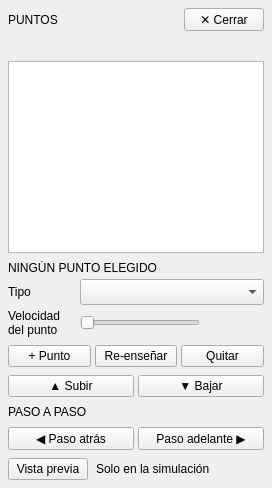
              <widget class="QFrame" name="FONDO_PUNTOS">
                <property name="minimumSize">
                  <size>
                    <width>272</width>
                    <height>0</height>
                  </size>
                </property>
                <property name="maximumSize">
                  <size>
                    <width>272</width>
                    <height>16777215</height>
                  </size>
                </property>
                <property name="rol" stdset="0">
                  <string>panel</string>
                </property>
                <layout class="QVBoxLayout" name="lay_puntos" stretch="0,0,1,0,0,0,0,0,0">
                  <property name="leftMargin">
                    <number>8</number>
                  </property>
                  <property name="topMargin">
                    <number>8</number>
                  </property>
                  <property name="rightMargin">
                    <number>8</number>
                  </property>
                  <property name="bottomMargin">
                    <number>8</number>
                  </property>
                  <property name="spacing">
                    <number>8</number>
                  </property>
                  <item>
                    <layout class="QHBoxLayout" name="lay_puntos_cabeza">
                      <property name="leftMargin">
                        <number>0</number>
                      </property>
                      <property name="topMargin">
                        <number>0</number>
                      </property>
                      <property name="rightMargin">
                        <number>0</number>
                      </property>
                      <property name="bottomMargin">
                        <number>0</number>
                      </property>
                      <property name="spacing">
                        <number>8</number>
                      </property>
                      <item>
                        <widget class="QLabel" name="ETIQUETA_PUNTOS">
                          <property name="text">
                            <string>PUNTOS</string>
                          </property>
                          <property name="rol" stdset="0">
                            <string>seccion</string>
                          </property>
                        </widget>
                      </item>
                      <item>
                        <spacer name="resorte_puntos">
                          <property name="orientation">
                            <enum>Qt::Horizontal</enum>
                          </property>
                          <property name="sizeHint">
                            <size>
                              <width>8</width>
                              <height>8</height>
                            </size>
                          </property>
                        </spacer>
                      </item>
                      <item>
                        <widget class="QPushButton" name="BTN_CERRAR_PUNTOS">
                          <property name="text">
                            <string>✕ Cerrar</string>
                          </property>
                          <property name="toolTip">
                            <string>Cierra el editor y vuelve a mostrar la visión</string>
                          </property>
                          <property name="rol" stdset="0">
                            <string>mini</string>
                          </property>
                        </widget>
                      </item>
                    </layout>
                  </item>
                  <item>
                    <widget class="QLabel" name="NOTA_PUNTOS">
                      <property name="sizePolicy">
                        <sizepolicy hsizetype="Ignored" vsizetype="Preferred">
                          <horstretch>0</horstretch>
                          <verstretch>0</verstretch>
                        </sizepolicy>
                      </property>
                      <property name="text">
                        <string></string>
                      </property>
                      <property name="rol" stdset="0">
                        <string>nota</string>
                      </property>
                    </widget>
                  </item>
                  <item>
                    <widget class="QListWidget" name="LISTA_PUNTOS">
                    </widget>
                  </item>
                  <item>
                    <layout class="QGridLayout" name="lay_punto_elegido" columnstretch="0,1,0">
                      <property name="leftMargin">
                        <number>0</number>
                      </property>
                      <property name="topMargin">
                        <number>0</number>
                      </property>
                      <property name="rightMargin">
                        <number>0</number>
                      </property>
                      <property name="bottomMargin">
                        <number>0</number>
                      </property>
                      <property name="horizontalSpacing">
                        <number>8</number>
                      </property>
                      <property name="verticalSpacing">
                        <number>4</number>
                      </property>
                      <item row="0" column="0" colspan="3">
                        <widget class="QLabel" name="SUB_PUNTO_ELEGIDO">
                          <property name="text">
                            <string>NINGÚN PUNTO ELEGIDO</string>
                          </property>
                          <property name="rol" stdset="0">
                            <string>subtitulo</string>
                          </property>
                        </widget>
                      </item>
                      <item row="1" column="0">
                        <widget class="QLabel" name="ETIQUETA_TIPO_PUNTO">
                          <property name="minimumSize">
                            <size>
                              <width>64</width>
                              <height>24</height>
                            </size>
                          </property>
                          <property name="text">
                            <string>Tipo</string>
                          </property>
                          <property name="rol" stdset="0">
                            <string>etiqueta</string>
                          </property>
                        </widget>
                      </item>
                      <item row="1" column="1" colspan="2">
                        <widget class="QComboBox" name="SELECTOR_TIPO_PUNTO">
                          <property name="sizePolicy">
                            <sizepolicy hsizetype="Expanding" vsizetype="Fixed">
                              <horstretch>0</horstretch>
                              <verstretch>0</verstretch>
                            </sizepolicy>
                          </property>
                          <property name="minimumSize">
                            <size>
                              <width>0</width>
                              <height>26</height>
                            </size>
                          </property>
                          <property name="toolTip">
                            <string>Cómo llega el robot a este punto</string>
                          </property>
                        </widget>
                      </item>
                      <item row="2" column="0">
                        <widget class="QLabel" name="ETIQUETA_VELOCIDAD_PUNTO">
                          <property name="minimumSize">
                            <size>
                              <width>64</width>
                              <height>24</height>
                            </size>
                          </property>
                          <property name="text">
                            <string>Velocidad
del punto</string>
                          </property>
                          <property name="rol" stdset="0">
                            <string>etiqueta</string>
                          </property>
                        </widget>
                      </item>
                      <item row="2" column="1">
                        <widget class="QSlider" name="SLIDER_VELOCIDAD_PUNTO">
                          <property name="minimumSize">
                            <size>
                              <width>120</width>
                              <height>24</height>
                            </size>
                          </property>
                          <property name="toolTip">
                            <string>Velocidad con la que el robot llega a este punto (% de la máxima segura)</string>
                          </property>
                          <property name="orientation">
                            <enum>Qt::Horizontal</enum>
                          </property>
                        </widget>
                      </item>
                      <item row="2" column="2">
                        <widget class="QLabel" name="VS_VELOCIDAD_PUNTO">
                          <property name="minimumSize">
                            <size>
                              <width>56</width>
                              <height>24</height>
                            </size>
                          </property>
                          <property name="maximumSize">
                            <size>
                              <width>56</width>
                              <height>24</height>
                            </size>
                          </property>
                          <property name="text">
                            <string></string>
                          </property>
                          <property name="alignment">
                            <set>Qt::AlignCenter</set>
                          </property>
                          <property name="rol" stdset="0">
                            <string>chip</string>
                          </property>
                        </widget>
                      </item>
                    </layout>
                  </item>
                  <item>
                    <layout class="QHBoxLayout" name="lay_puntos_editar" stretch="1,1,1">
                      <property name="leftMargin">
                        <number>0</number>
                      </property>
                      <property name="topMargin">
                        <number>0</number>
                      </property>
                      <property name="rightMargin">
                        <number>0</number>
                      </property>
                      <property name="bottomMargin">
                        <number>0</number>
                      </property>
                      <property name="spacing">
                        <number>4</number>
                      </property>
                      <item>
                        <widget class="QPushButton" name="BTN_PUNTO_NUEVO">
                          <property name="text">
                            <string>+ Punto</string>
                          </property>
                          <property name="toolTip">
                            <string>Guarda la pose actual después del punto elegido</string>
                          </property>
                          <property name="rol" stdset="0">
                            <string>suave</string>
                          </property>
                        </widget>
                      </item>
                      <item>
                        <widget class="QPushButton" name="BTN_REENSENAR">
                          <property name="text">
                            <string>Re-enseñar</string>
                          </property>
                          <property name="toolTip">
                            <string>Reemplaza el punto elegido con la pose actual</string>
                          </property>
                          <property name="rol" stdset="0">
                            <string>mini</string>
                          </property>
                        </widget>
                      </item>
                      <item>
                        <widget class="QPushButton" name="BTN_QUITAR_PUNTO">
                          <property name="text">
                            <string>Quitar</string>
                          </property>
                          <property name="toolTip">
                            <string>Quita el punto elegido</string>
                          </property>
                          <property name="rol" stdset="0">
                            <string>mini</string>
                          </property>
                        </widget>
                      </item>
                    </layout>
                  </item>
                  <item>
                    <layout class="QHBoxLayout" name="lay_puntos_orden" stretch="1,1">
                      <property name="leftMargin">
                        <number>0</number>
                      </property>
                      <property name="topMargin">
                        <number>0</number>
                      </property>
                      <property name="rightMargin">
                        <number>0</number>
                      </property>
                      <property name="bottomMargin">
                        <number>0</number>
                      </property>
                      <property name="spacing">
                        <number>4</number>
                      </property>
                      <item>
                        <widget class="QPushButton" name="BTN_SUBIR_PUNTO">
                          <property name="text">
                            <string>▲ Subir</string>
                          </property>
                          <property name="toolTip">
                            <string>Sube el punto elegido un lugar</string>
                          </property>
                          <property name="rol" stdset="0">
                            <string>mini</string>
                          </property>
                        </widget>
                      </item>
                      <item>
                        <widget class="QPushButton" name="BTN_BAJAR_PUNTO">
                          <property name="text">
                            <string>▼ Bajar</string>
                          </property>
                          <property name="toolTip">
                            <string>Baja el punto elegido un lugar</string>
                          </property>
                          <property name="rol" stdset="0">
                            <string>mini</string>
                          </property>
                        </widget>
                      </item>
                    </layout>
                  </item>
                  <item>
                    <widget class="QLabel" name="SUB_PASO_A_PASO">
                      <property name="text">
                        <string>PASO A PASO</string>
                      </property>
                      <property name="rol" stdset="0">
                        <string>subtitulo</string>
                      </property>
                    </widget>
                  </item>
                  <item>
                    <layout class="QHBoxLayout" name="lay_puntos_pasos" stretch="1,1">
                      <property name="leftMargin">
                        <number>0</number>
                      </property>
                      <property name="topMargin">
                        <number>0</number>
                      </property>
                      <property name="rightMargin">
                        <number>0</number>
                      </property>
                      <property name="bottomMargin">
                        <number>0</number>
                      </property>
                      <property name="spacing">
                        <number>4</number>
                      </property>
                      <item>
                        <widget class="QPushButton" name="BTN_PASO_ATRAS">
                          <property name="text">
                            <string>◀ Paso atrás</string>
                          </property>
                          <property name="toolTip">
                            <string>Paso atrás: lleva el robot al punto anterior</string>
                          </property>
                          <property name="rol" stdset="0">
                            <string>mini</string>
                          </property>
                        </widget>
                      </item>
                      <item>
                        <widget class="QPushButton" name="BTN_PASO_ADELANTE">
                          <property name="text">
                            <string>Paso adelante ▶</string>
                          </property>
                          <property name="toolTip">
                            <string>Paso adelante: lleva el robot al punto siguiente</string>
                          </property>
                          <property name="rol" stdset="0">
                            <string>mini</string>
                          </property>
                        </widget>
                      </item>
                    </layout>
                  </item>
                  <item>
                    <layout class="QHBoxLayout" name="lay_puntos_previa" stretch="0,1">
                      <property name="leftMargin">
                        <number>0</number>
                      </property>
                      <property name="topMargin">
                        <number>0</number>
                      </property>
                      <property name="rightMargin">
                        <number>0</number>
                      </property>
                      <property name="bottomMargin">
                        <number>0</number>
                      </property>
                      <property name="spacing">
                        <number>8</number>
                      </property>
                      <item>
                        <widget class="QPushButton" name="BTN_VISTA_PREVIA">
                          <property name="text">
                            <string>Vista previa</string>
                          </property>
                          <property name="toolTip">
                            <string>Recorre el programa solo en la simulación; no se manda nada a la placa</string>
                          </property>
                          <property name="rol" stdset="0">
                            <string>mini</string>
                          </property>
                        </widget>
                      </item>
                      <item>
                        <widget class="QLabel" name="NOTA_VISTA_PREVIA">
                          <property name="text">
                            <string>Solo en la simulación</string>
                          </property>
                          <property name="toolTip">
                            <string>El robot real no se mueve: no se manda nada a la placa</string>
                          </property>
                          <property name="rol" stdset="0">
                            <string>nota</string>
                          </property>
                        </widget>
                      </item>
                    </layout>
                  </item>
                </layout>
              </widget>
